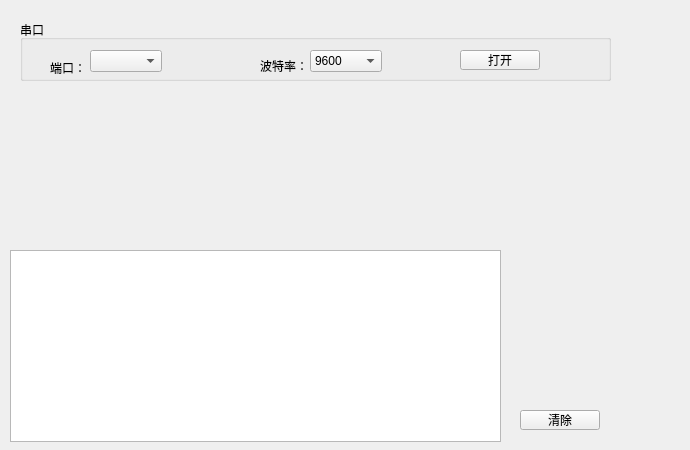
<?xml version="1.0" encoding="UTF-8"?>
<ui version="4.0">
 <class>Widget</class>
 <widget class="QWidget" name="Widget">
  <property name="geometry">
   <rect>
    <x>0</x>
    <y>0</y>
    <width>690</width>
    <height>450</height>
   </rect>
  </property>
  <property name="windowTitle">
   <string>Widget</string>
  </property>
  <widget class="QGroupBox" name="groupBox">
   <property name="geometry">
    <rect>
     <x>20</x>
     <y>20</y>
     <width>591</width>
     <height>61</height>
    </rect>
   </property>
   <property name="title">
    <string>串口</string>
   </property>
   <widget class="QComboBox" name="comboBox_serialPort">
    <property name="geometry">
     <rect>
      <x>70</x>
      <y>30</y>
      <width>72</width>
      <height>22</height>
     </rect>
    </property>
   </widget>
   <widget class="QLabel" name="label">
    <property name="geometry">
     <rect>
      <x>30</x>
      <y>40</y>
      <width>31</width>
      <height>16</height>
     </rect>
    </property>
    <property name="text">
     <string>端口：</string>
    </property>
   </widget>
   <widget class="QLabel" name="label_2">
    <property name="geometry">
     <rect>
      <x>240</x>
      <y>40</y>
      <width>54</width>
      <height>12</height>
     </rect>
    </property>
    <property name="text">
     <string>波特率：</string>
    </property>
   </widget>
   <widget class="QComboBox" name="comboBox_serialBaud">
    <property name="geometry">
     <rect>
      <x>290</x>
      <y>30</y>
      <width>72</width>
      <height>22</height>
     </rect>
    </property>
    <item>
     <property name="text">
      <string>9600</string>
     </property>
    </item>
    <item>
     <property name="text">
      <string>19200</string>
     </property>
    </item>
    <item>
     <property name="text">
      <string>38400</string>
     </property>
    </item>
    <item>
     <property name="text">
      <string>115200</string>
     </property>
    </item>
    <item>
     <property name="text">
      <string>4800</string>
     </property>
    </item>
    <item>
     <property name="text">
      <string>43000</string>
     </property>
    </item>
    <item>
     <property name="text">
      <string>57600</string>
     </property>
    </item>
    <item>
     <property name="text">
      <string>76800</string>
     </property>
    </item>
    <item>
     <property name="text">
      <string>128000</string>
     </property>
    </item>
   </widget>
   <widget class="QPushButton" name="pushButton_openSerial">
    <property name="geometry">
     <rect>
      <x>440</x>
      <y>30</y>
      <width>80</width>
      <height>20</height>
     </rect>
    </property>
    <property name="text">
     <string>打开</string>
    </property>
   </widget>
  </widget>
  <widget class="QTextBrowser" name="textBrowser_serialRxBuf">
   <property name="geometry">
    <rect>
     <x>10</x>
     <y>250</y>
     <width>491</width>
     <height>192</height>
    </rect>
   </property>
  </widget>
  <widget class="QPushButton" name="pushButton_cleanRecv">
   <property name="geometry">
    <rect>
     <x>520</x>
     <y>410</y>
     <width>80</width>
     <height>20</height>
    </rect>
   </property>
   <property name="text">
    <string>清除</string>
   </property>
  </widget>
 </widget>
 <layoutdefault spacing="6" margin="11"/>
 <resources/>
 <connections/>
</ui>
